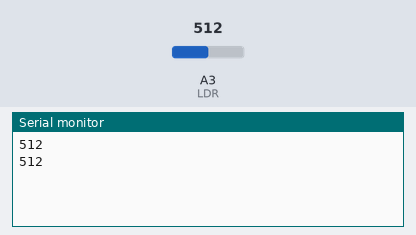
A sketch run on a simulated Arduino Uno, built with avr-gcc and run on an emulated ATmega328P. On the bench: the last lines printed to the serial monitor. The test bench sets the inputs (shaded band); at power-on: A3 (LDR) = 512.

Above: at 1.8 s.
1.9 s: A3 (LDR) set to 716
At 2.6 s:
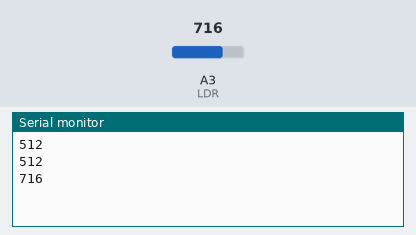
3.4 s: A3 (LDR) set to 900
At 4.8 s:
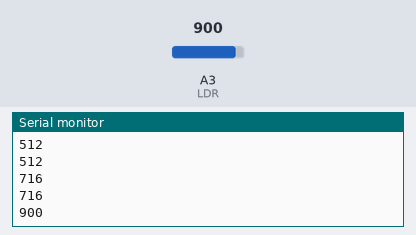
Timing chart, 0 to 6.4 s (numbered marks = the images above; inputs shaded):
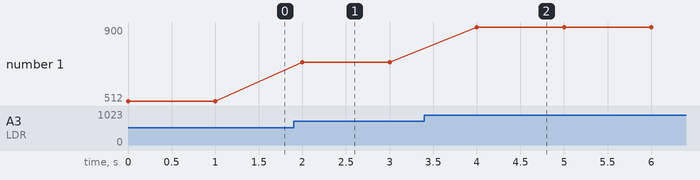

The sketch:

LightSensor.ino
```cpp
#define LDR A3

int inputval=0;

void setup() {
  // put your setup code here, to run once:
  pinMode(LDR,INPUT);

  Serial.begin(9600);
}

void loop() {
  // put your main code here, to run repeatedly:
  inputval=analogRead(LDR);
  Serial.println(inputval);

  delay(1000);
}
```

Measured:
- after the input at 1.9 s, the serial monitor: prints a new line after 0.10 s (image 1)
- after the input at 3.4 s, the serial monitor: prints a new line after 0.60 s (image 2)
- plotted number 1: 512 → 716 after the input at 1.9 s, 716 → 900 after the input at 3.4 s
